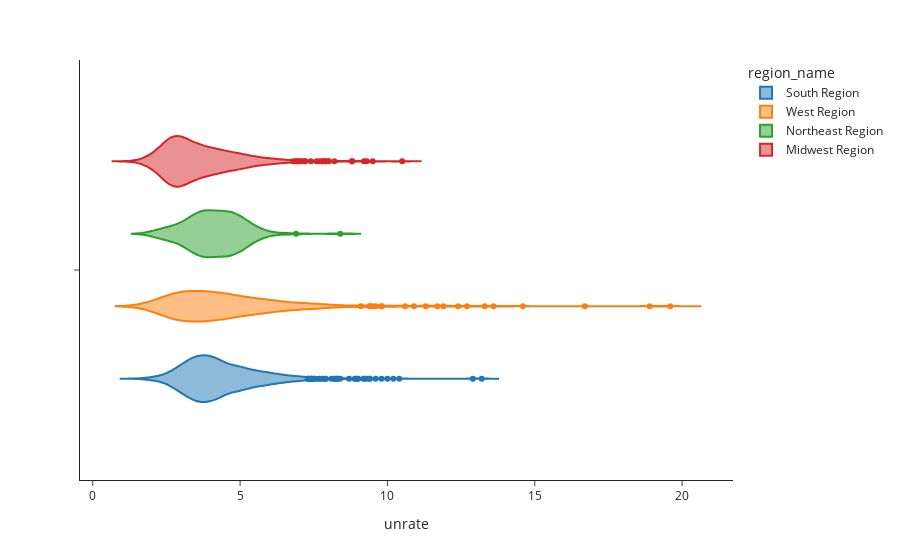

This figure's notebook cell:
### Markdown cell above
<b> Q1f. Plot the unemployment rates distribution as a violin plot by census region:</b>

### Code cell
fig = px.violin(dfEcon, 
                x = 'unrate',
                template = 'simple_white',
                color = 'region_name')

fig.show()

### Figure 1 — Plotly figure (JSON) as saved in the notebook; plotly's stock layout.template omitted (floating-point values rounded to 4 significant figures; data arrays with more than 128 entries replaced by an {"elided": "..."} marker saying what was removed)
{"data": [{"alignmentgroup": "True", "box": {"visible": false}, "hovertemplate": "region_name=South Region<br>unrate=%{x}<extra></extra>", "legendgroup": "South Region", "marker": {"color": "#1F77B4"}, "name": "South Region", "offsetgroup": "South Region", "orientation": "h", "scalegroup": "True", "showlegend": true, "type": "violin", "x": {"elided": "1423 float values"}, "x0": " ", "xaxis": "x", "y0": " ", "yaxis": "y"}, {"alignmentgroup": "True", "box": {"visible": false}, "hovertemplate": "region_name=West Region<br>unrate=%{x}<extra></extra>", "legendgroup": "West Region", "marker": {"color": "#FF7F0E"}, "name": "West Region", "offsetgroup": "West Region", "orientation": "h", "scalegroup": "True", "showlegend": true, "type": "violin", "x": {"elided": "451 float values"}, "x0": " ", "xaxis": "x", "y0": " ", "yaxis": "y"}, {"alignmentgroup": "True", "box": {"visible": false}, "hovertemplate": "region_name=Northeast Region<br>unrate=%{x}<extra></extra>", "legendgroup": "Northeast Region", "marker": {"color": "#2CA02C"}, "name": "Northeast Region", "offsetgroup": "Northeast Region", "orientation": "h", "scalegroup": "True", "showlegend": true, "type": "violin", "x": {"elided": "217 float values"}, "x0": " ", "xaxis": "x", "y0": " ", "yaxis": "y"}, {"alignmentgroup": "True", "box": {"visible": false}, "hovertemplate": "region_name=Midwest Region<br>unrate=%{x}<extra></extra>", "legendgroup": "Midwest Region", "marker": {"color": "#D62728"}, "name": "Midwest Region", "offsetgroup": "Midwest Region", "orientation": "h", "scalegroup": "True", "showlegend": true, "type": "violin", "x": {"elided": "1055 float values"}, "x0": " ", "xaxis": "x", "y0": " ", "yaxis": "y"}], "layout": {"autosize": true, "legend": {"title": {"text": "region_name"}, "tracegroupgap": 0}, "margin": {"t": 60}, "violinmode": "group", "xaxis": {"anchor": "y", "autorange": true, "domain": [0, 1], "range": [-0.4323, 21.73], "title": {"text": "unrate"}, "type": "linear"}, "yaxis": {"anchor": "x", "autorange": true, "domain": [0, 1], "range": [-0.514, 0.514], "type": "category"}}}
